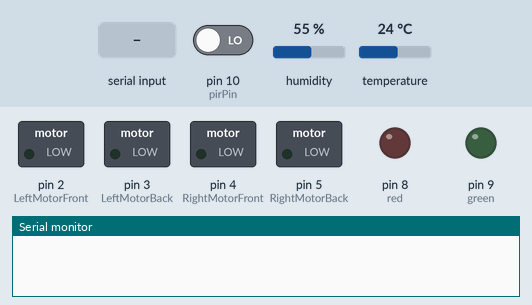
Bench run of a sketch on a simulated Arduino Uno, built with avr-gcc and run on an emulated ATmega328P. On the bench: switched loads named in the sketch (green lamp = pin HIGH), output pins drawn as LEDs (lit = HIGH), the last lines printed to the serial monitor. The inputs (shaded band) are chosen by the test bench; at power-on: pin 10 (pirPin) LOW, humidity 55 %, temperature 24 °C.

Above: at 1.2 s.
1.3 s: pin 10 (pirPin) driven HIGH
At 2.0 s:
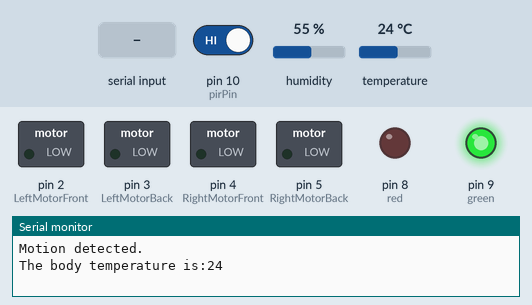
2.8 s: "1\n" received over Serial
At 3.5 s:
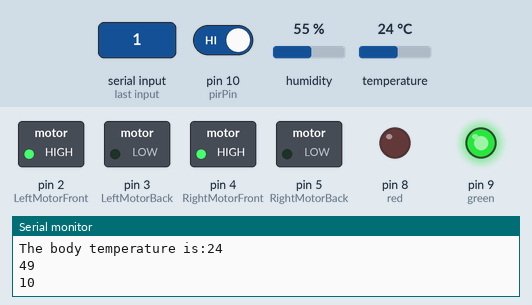
4.3 s: byte 51 (51) received over Serial
At 4.7 s:
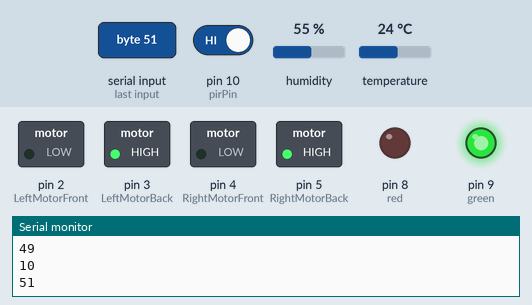
5.8 s: byte 50 (50) received over Serial
At 7.0 s:
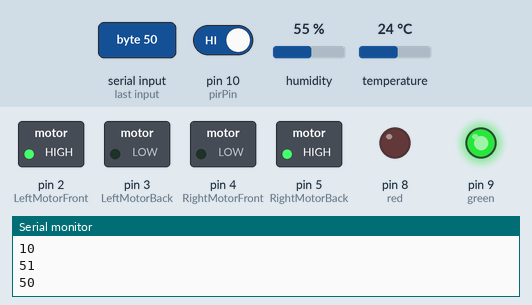
7.3 s: byte 52 (52) received over Serial
At 8.2 s:
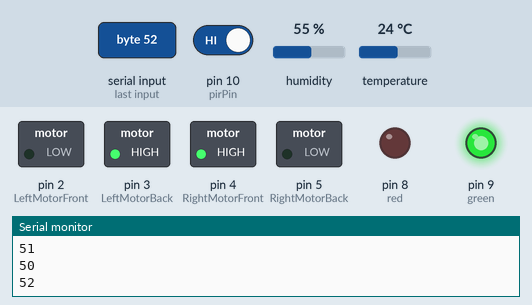
8.8 s: "3\n" received over Serial
At 9.3 s:
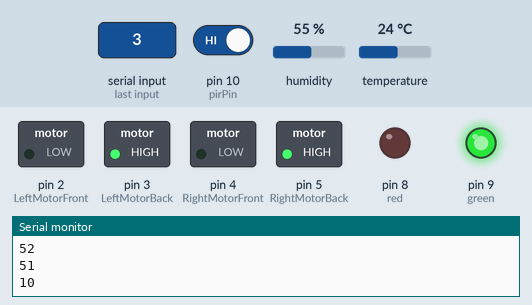
Timing chart, 0 to 11.3 s (numbered marks = the images above; inputs shaded):
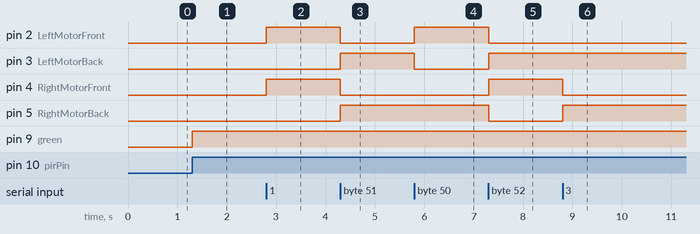

Measured:
- after the input at 1.3 s, pin 9 (green): LOW → HIGH at once
- after the input at 2.8 s, pin 2 (LeftMotorFront), pin 4 (RightMotorFront): LOW → HIGH at once
- after the input at 4.3 s, pin 2 (LeftMotorFront), pin 4 (RightMotorFront): HIGH → LOW at once; pin 3 (LeftMotorBack), pin 5 (RightMotorBack): LOW → HIGH at once
- after the input at 5.8 s, pin 2 (LeftMotorFront): LOW → HIGH at once; pin 3 (LeftMotorBack): HIGH → LOW at once
- after the input at 7.3 s, pin 2 (LeftMotorFront), pin 5 (RightMotorBack): HIGH → LOW at once; pin 3 (LeftMotorBack), pin 4 (RightMotorFront): LOW → HIGH at once
- after the input at 8.8 s, pin 4 (RightMotorFront): HIGH → LOW at once; pin 5 (RightMotorBack): LOW → HIGH at once

The sketch:

COVID-19_ROBOT.ino
```cpp
#define pirPin 10
int red=8;
int green=9;
int calibrationTime = 30;
long unsigned int lowIn;
long unsigned int pause = 5000;
boolean lockLow = true;
boolean takeLowTime;
int PIRValue = 0;
#include <dht.h>
#define dht_apin A0 // Analog Pin sensor is connected to
dht DHT;
int LeftMotorFront=2;
int LeftMotorBack=3;
int RightMotorFront=4;
int RightMotorBack=5;

int ln=0;
void setup() {
  // put your setup code here, to run once:
   Serial.begin(9600);
   pinMode(pirPin, INPUT);
   pinMode(red,OUTPUT);
   pinMode(green,OUTPUT);

  pinMode(LeftMotorFront,OUTPUT);
  pinMode(LeftMotorBack,OUTPUT);
  pinMode(RightMotorFront,OUTPUT);
  pinMode(RightMotorBack,OUTPUT);
 }

void loop() {
  // put your main code here, to run repeatedly:
  if(Serial.available()>0)
{
   ln=Serial.read();
   Serial.println(ln);
   Serial.print("\n");
   if (ln==49)
  {
    digitalWrite(LeftMotorFront,HIGH);
    digitalWrite(RightMotorFront,HIGH);
    digitalWrite(LeftMotorBack,LOW);
    digitalWrite(RightMotorBack,LOW);
  }
  else if(ln==51)
  {
    digitalWrite(LeftMotorFront,LOW);
    digitalWrite(RightMotorFront,LOW);
    digitalWrite(LeftMotorBack,HIGH);
    digitalWrite(RightMotorBack,HIGH);
  }
  else if(ln==50)
  {
    digitalWrite(LeftMotorFront,HIGH);
    digitalWrite(RightMotorFront,LOW);
    digitalWrite(LeftMotorBack,LOW);
    digitalWrite(RightMotorBack,HIGH);
  }
  else if(ln==52)
  {
    digitalWrite(LeftMotorFront,LOW);
    digitalWrite(RightMotorFront,HIGH);
    digitalWrite(LeftMotorBack,HIGH);
    digitalWrite(RightMotorBack,LOW);
  }
}
sensor2();
}

void sense1(){
      DHT.read11(dht_apin);
      int h=int(DHT.temperature);
      Serial.print("The body temperature is:");
      Serial.println(h);
}
void sensor2(){
  if(digitalRead(pirPin) == HIGH) {
      if(lockLow) {
         PIRValue = 1;
         lockLow = false;
         Serial.println("Motion detected.");
         digitalWrite(green,HIGH);
         digitalWrite(red,LOW);
         sense1();
         delay(50);
      }
      takeLowTime = true;
   }
   if(digitalRead(pirPin) == LOW) {
      if(takeLowTime){
         lowIn = millis();takeLowTime = false;
      }
      if(!lockLow && millis() - lowIn > pause) {
         PIRValue = 0;
         lockLow = true;
         Serial.println("Motion ended.");
         digitalWrite(red,HIGH);
         digitalWrite(green,LOW);
         delay(50);
      }
   }
}
```
